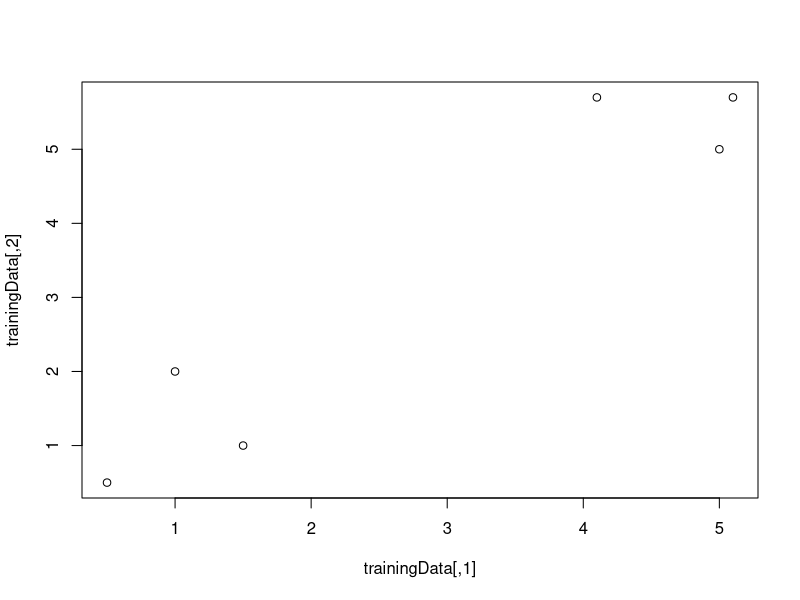

The R script that drew this image:
buah1 <- c(0.5,0.5)
buah2 <- c(1,2)
buah3 <- c(1.5,1)

sayur1 <- c(5,5)
sayur2 <- c(5.1,5.7)
sayur3 <- c(4.1,5.7)

label <- factor(c(rep("Buah",3),rep("Sayur",3)))
tes <- c(4,4)

library(class)
trainingData <- rbind(buah1,buah2,buah3,sayur1,sayur2,sayur3)
plot(trainingData)

classifier <- knn(trainingData, tes, label, k=3)

# lihat label
summary(classifier)